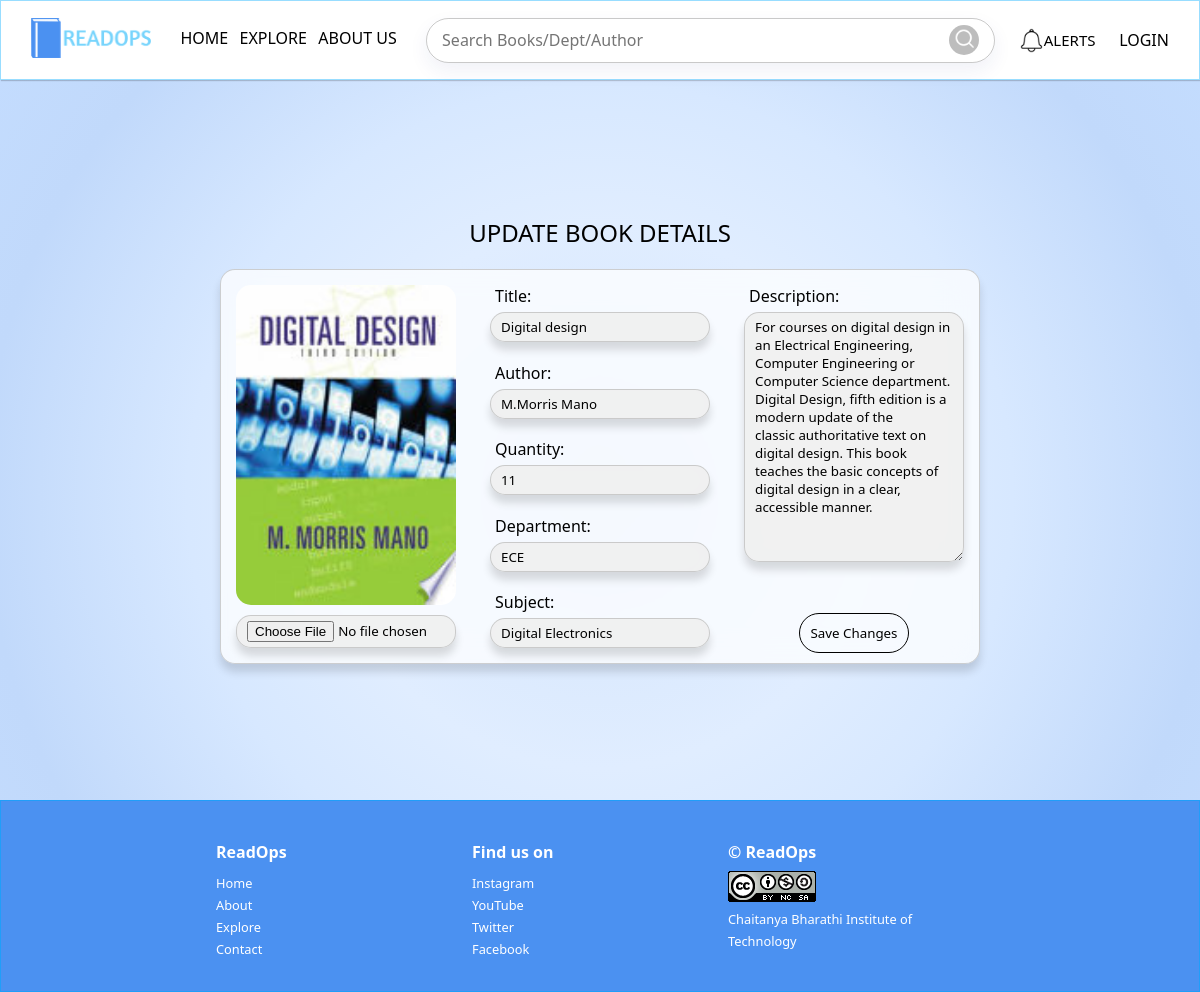
The page /update_book_details/1/ on the database its author committed.
### libapp/models.py (models this page shows, shortened)
class Book(models.Model):
    title = models.CharField(max_length=100)
    description = models.TextField()
    author = models.CharField(max_length=100)
    quantity = models.PositiveIntegerField()
    department = models.CharField(max_length=100)
    subject = models.CharField(max_length=100)
    image = models.ImageField(upload_to='book_covers/', blank=True, null=True)

### libapp/views.py (the view)
# urls.py: path('update_book_details/<int:book_pk>/', update_book_details, name='update_book_details'),
def update_book_details(request, book_pk):
    book = get_object_or_404(Book, pk=book_pk)
    context = {'book': book}
    return render(request, 'libapp/update_book_details.html', context)

### libapp/templates/libapp/update_book_details.html (shortened to what this page needs)
{% extends 'libapp/base.html' %}
{% load static %}
{% block content %}
  <div class="update_book_page">
  <h2>UPDATE BOOK DETAILS</h2>
  <form action="{% url 'save_book_details' book.pk %}" method="post" enctype="multipart/form-data" class="updateCon">
    <div class="formiU">
      {% if book.image %}
        <img src="{{ book.image.url }}" alt="{{ book.title }}">
      {% endif %}
      <input type="file" id="image" name="image">
    </div>
    <div class="updateFieldsCon">
      <div class="formiU">
        <label for="title">Title:</label>
        <input type="text" id="title" name="title" value="{{ book.title }}" required>
      </div>
      <div class="formiU">
        <label for="author">Author:</label>
        <input type="text" id="author" name="author" value="{{ book.author }}" required>
      </div>
      <div class="formiU">
        <label for="quantity">Quantity:</label>
        <input type="number" id="quantity" name="quantity" value="{{ book.quantity }}" required>
      </div>
      <div class="formiU">
        <label for="department">Department:</label>
        <input type="text" id="department" name="department" value="{{ book.department }}" required>
      </div>
      <div class="formiU">
        <label for="subject">Subject:</label>
        <input type="text" id="subject" name="subject" value="{{ book.subject }}" required>
      </div>
    </div>
    <div class="updateFieldsCon">
      <div class="formiU">
        <label for="description">Description:</label>
        <textarea id="description" name="description" rows="4" required>{{ book.description }}</textarea>
      </div>
      <button type="submit" class="applyfilterbtn">Save Changes</button>
    </div>
  </form>
  </div>
{% endblock %}

### libapp/static/css/Styles.css (style rules this page uses)
* { margin: 0; padding: 0; font-family: system-ui, -apple-system, BlinkMacSystemFont, "Segoe UI", Roboto, Oxygen, Ubuntu, Cantarell, "Open Sans", "Helvetica Neue", sans-serif; box-sizing: border-box; }
body { margin: 0; background: rgb(255,255,255); background: radial-gradient(circle, rgba(255,255,255,1) 0%, rgba(212,229,252,1) 0%, rgba(224,237,255,1) 35%, rgba(215,232,255,1) 53%, rgba(193,217,251,1) 79%, rgba(196,221,255,1) 100%, rgba(75,145,241,1) 100%); background-attachment: fixed; min-height: 100vh; }
.applyfilterbtn { align-self: center; margin-left: auto; margin-right: auto; background: transparent; border: 1px solid black; border-radius: 60px; padding: 10px; cursor: pointer; transition-duration: 300ms; }
body { margin: 0; }
.update_book_page { padding-top: 80px; min-height: 100vh; display: flex; flex-direction: column; align-items: center; justify-content: center; }
.update_book_page h2 { font-weight: 300; padding-bottom: 20px; }
.updateCon { display: flex; justify-content: space-between; padding: 10px; background: rgba(255, 255, 255, 0.75); border-radius: 15px; backdrop-filter: blur(15px); border: 1px solid rgba(174, 174, 174, 0.577); box-shadow: 0 8px 8px rgba(0, 0, 0, 0.137); width: 760px; }
.updateFieldsCon { display: flex; flex-direction: column; align-items: start; justify-content: space-between; }
.formiU { display: flex; flex-direction: column; align-items: start; padding: 5px; }
.formiU label { padding-left: 5px; padding-bottom: 5px; }
.formiU input, .formiU textarea { background: rgba(236, 236, 236, 0.75); border-radius: 15px; backdrop-filter: blur(15px); border: 1px solid rgba(174, 174, 174, 0.577); box-shadow: 0 8px 8px rgba(0, 0, 0, 0.137); padding: 5px 10px; width: 220px; }
.formiU img { height: 320px; width: 220px; border-radius: 15px; margin-bottom: 10px; }
.formiU #description { height: 250px; }

### rows shown on the page
Book: image (picture), title "Digital design", author "M.Morris Mano", quantity "11", department "ECE", subject "Digital Electronics", description "For courses on digital design in an Electrical Engineering, Computer Engineering or Computer Science department. Digital Design, fifth edition is a modern update of the classic authoritative text on digital design. This book teaches the basic concepts of digital design in a clear, accessible manner."
